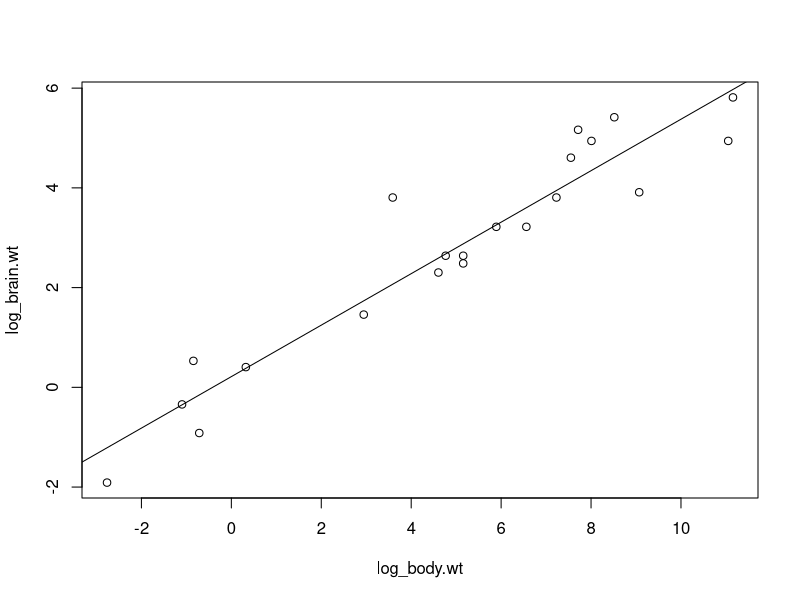
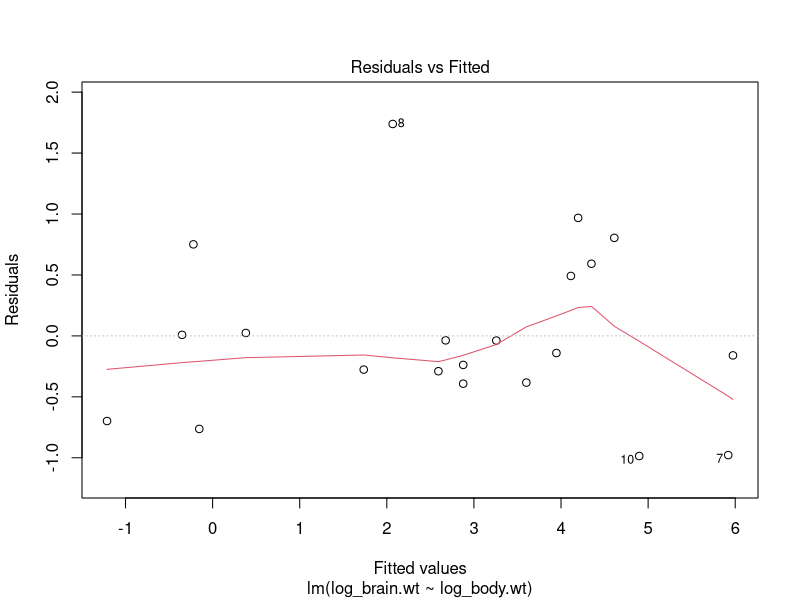
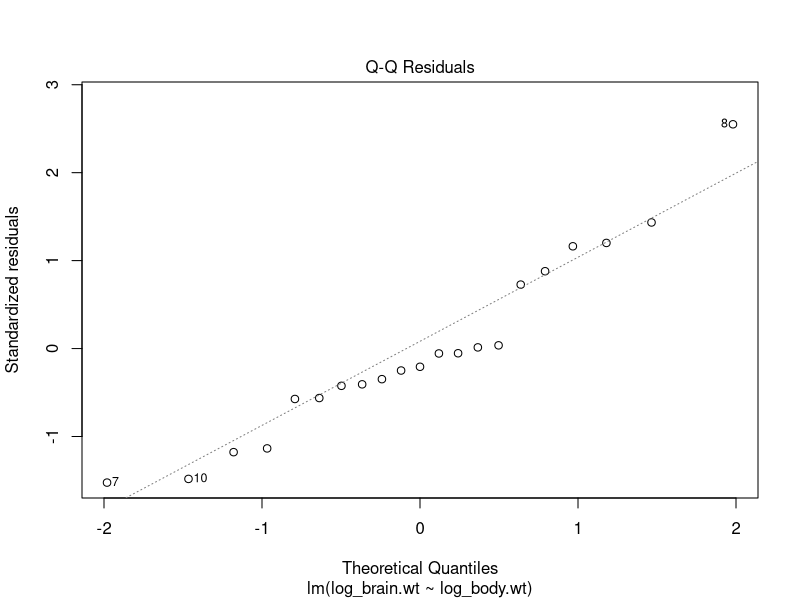
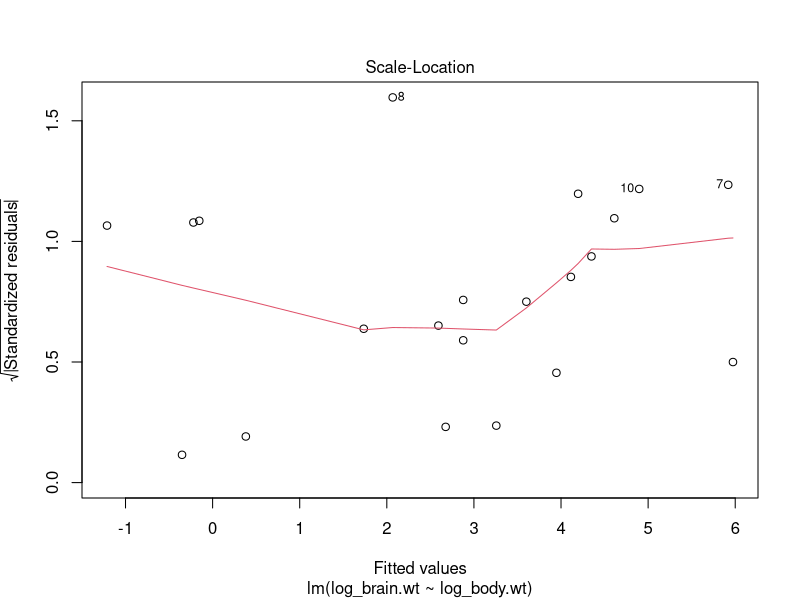
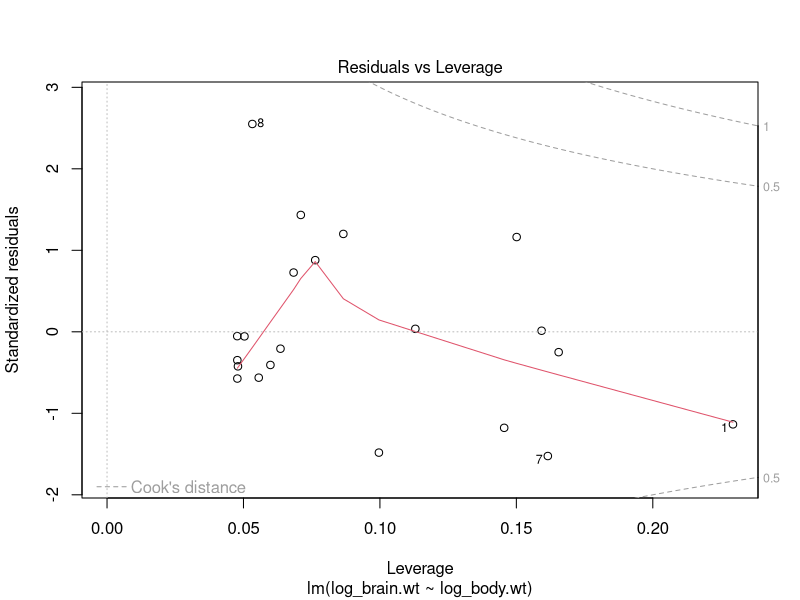

Here is the R script that generated these plots, in order:
## ---- chunk 1
knitr::opts_chunk$set(echo = TRUE)
options("repos" = c(CRAN = "https://cran.rstudio.com"))
## ---- chunk 2
# this data came from SASHELP.CARS
brain <- read.csv('archosaur.csv', header = TRUE)
summary(brain)
## ---- chunk 3
log_body.wt = log(brain$Body.Weight)
log_brain.wt = log(brain$Brain.Weight)
## ---- chunk 4
plot(log_brain.wt~log_body.wt)
abline(lm(log_brain.wt~log_body.wt))
## ---- chunk 5
result<-lm(log_brain.wt~log_body.wt)
summary(result)
plot(result)
